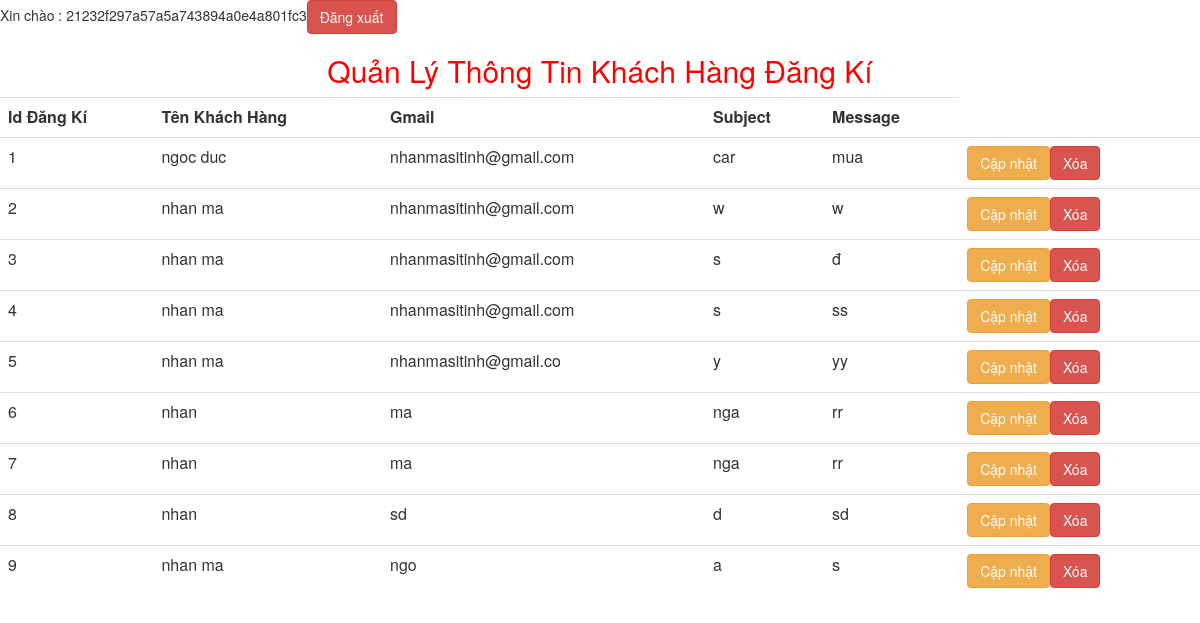
The page /customersQL.php (signed in) on the database its author committed.
### tables this page shows
CREATE TABLE `customer` (
  `id` int(11) NOT NULL,
  `name` varchar(100) NOT NULL,
  `gmail` varchar(100) NOT NULL,
  `subject` text NOT NULL,
  `message` varchar(1000) NOT NULL
);

### customersQL.php (the view, shortened to what this page needs)
<?php
    require("databaseconnect.php");
    if(!$_SESSION["tentaikhoan"])
    {
        header('Location:login.php');
        $_SESSION["linkdangql"]="customersQL.php";
    }
    else
    {
        echo "Xin chào : " . $_SESSION["tentaikhoan"];
        echo "<a href='login.php?task=logout' class='btn btn-danger'>Đăng xuất </a>";
    }
?>
<!DOCTYPE html>
<html lang="en">
<head>
    <link rel="stylesheet" href="vendor/bootstrap/css/bootstrap.css">
    <link rel="stylesheet" href="https://maxcdn.bootstrapcdn.com/bootstrap/3.4.1/css/bootstrap.min.css">
</head>
<body>
    <h2 style="text-align:center; color:red" id="Title">Quản Lý Thông Tin Khách Hàng Đăng Kí</h2>
    <table class="table">
        <tr>
            <th>Id Đăng Kí</th>
            <th>Tên Khách Hàng</th>
            <th>Gmail</th>
            <th>Subject</th>
            <th>Message</th>
        </tr>
        <?php
            $sql_select = "select * from customer";
            if ($ketqua= $conn -> query($sql_select))
            {
                while ($row = mysqli_fetch_assoc($ketqua))
                {
                    if(isset($_GET["t"]) && $_GET["t"]=="update")
                    {
                        if($_GET["ma"]== $row["id"])
                        {
                            echo "<tr><form action='customersQL.php' method='post'>";
                            echo "<td>".$row["id"]."</td>";
                            echo "<td><input size='10'type='text' name='customerName' value='".$row["name"]."'></td>";
                            echo "<td><input size='10'type='text' name='customerGmail' value='".$row["gmail"]."'></td>";
                            echo "<td><input size='10'type='text' name='customerSubject' value='".$row["subject"]."'></td>";
                            echo "<td><input size='10' type='text' name='customerMessage' value='".$row["message"]."'></td>";
                            echo "<input name='ma_dm' type='hidden' value='".$row["id"]."'>";
                            echo "<td>";
                            echo "<input type = 'submit' name = 'btn_update' value = 'Cập nhật' class='btn btn-primary'>";
                            echo "</td>";
                            echo "</form></tr>";
                        }
                    }
                    else
                    {
                            echo "<tr>";
                            echo "<td>".$row["id"]."</td>";
                            echo "<td>".$row["name"]."</td>";
                            echo "<td>".$row["gmail"]."</td>";
                            echo "<td>".$row["subject"]."</td>";
                            echo "<td>".$row["message"]."</td>";
                            echo "<td>";
                            echo "<a href='customersQL.php?t=update&ma=".$row["id"]."' class='btn btn-warning'>Cập nhật</a>";
                            echo "<a href='customersQL.php?task=delete&id=".$row["id"]."' class='btn btn-danger'> Xóa </a>";
                            echo "</td>";
                            echo "</tr>";
                    }
                }
            }
            else
            {
                echo "Bảng không có dữ liệu";
            }
        ?>
    </table>
</body>
</html>

### rows shown on the page
customer: id "1", name "ngoc duc", gmail "nhanmasitinh@gmail.com", subject "car", message "mua"
customer: id "2", name "nhan ma", gmail "nhanmasitinh@gmail.com", subject "w", message "w"
customer: id "3", name "nhan ma", gmail "nhanmasitinh@gmail.com", subject "s", message "đ"
customer: id "4", name "nhan ma", gmail "nhanmasitinh@gmail.com", subject "s", message "ss"
customer: id "5", name "nhan ma", gmail "nhanmasitinh@gmail.co", subject "y", message "yy"
customer: id "6", name "nhan", gmail "ma", subject "nga", message "rr"
customer: id "7", name "nhan", gmail "ma", subject "nga", message "rr"
customer: id "8", name "nhan", gmail "sd", subject "d", message "sd"
customer: id "9", name "nhan ma", gmail "ngo", subject "a", message "s"

### other values the page prints
$_SESSION["tentaikhoan"] "21232f297a57a5a743894a0e4a801fc3"
